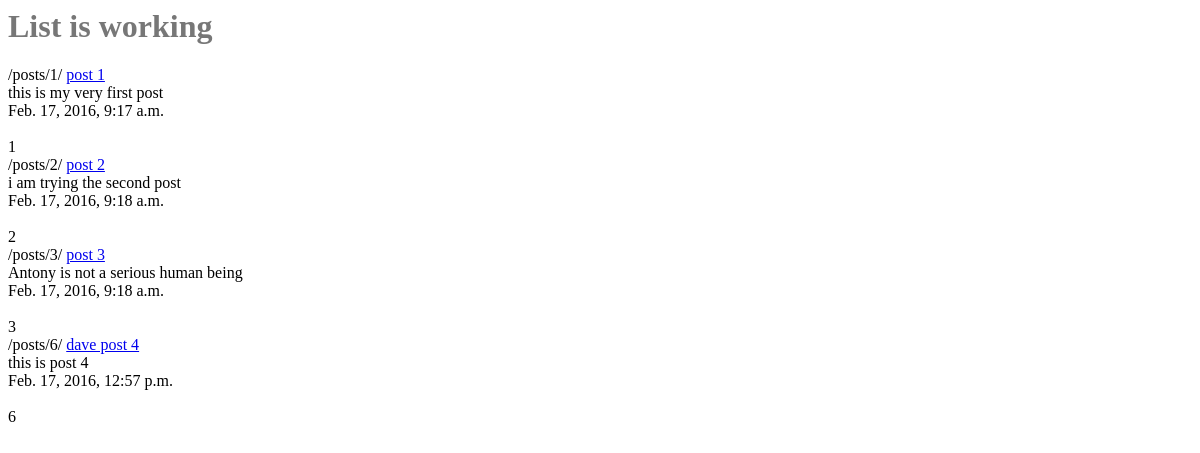
/posts/, run on an earlier commit of the app's database.
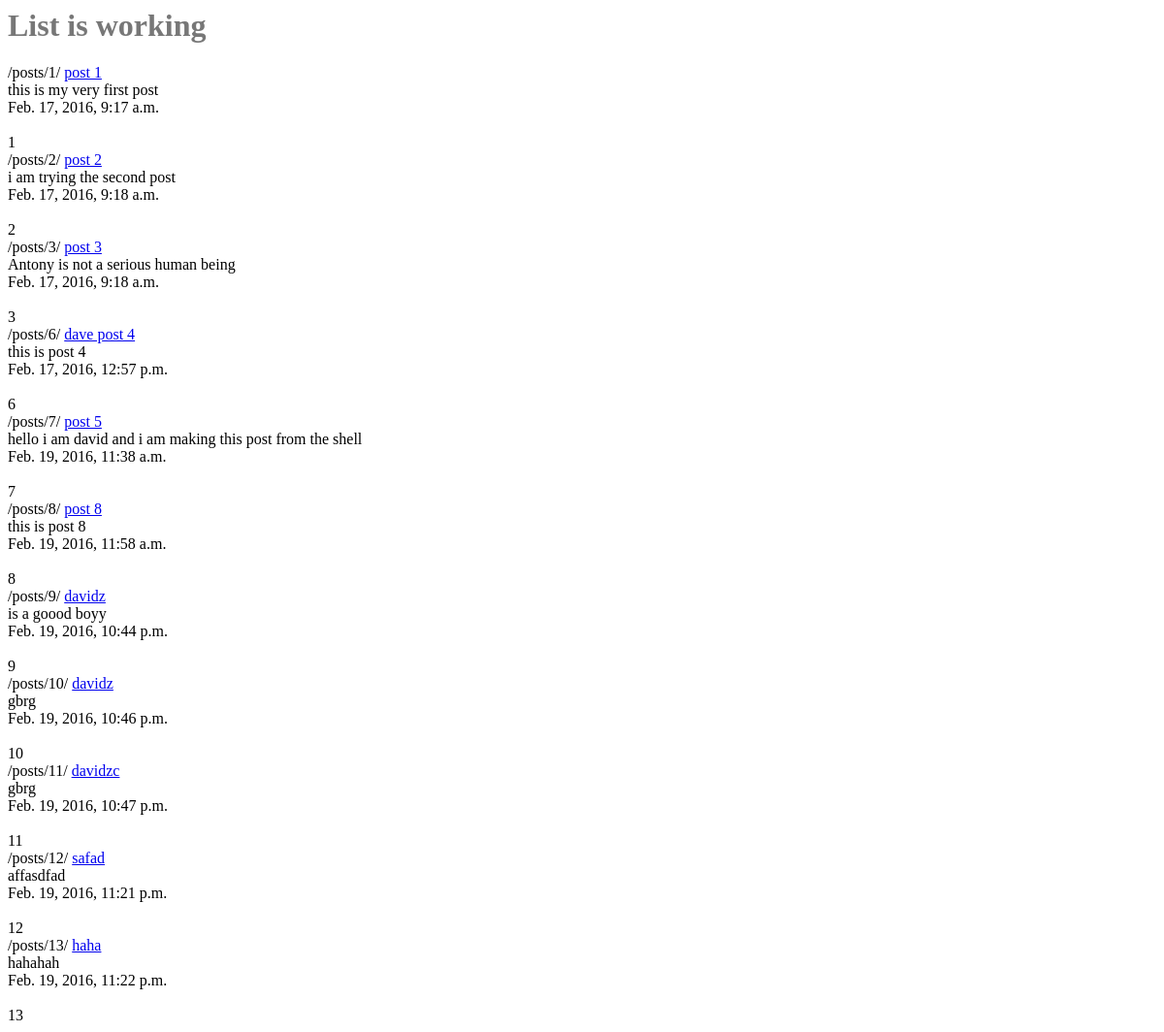
And on a later commit of the database.
### posts/models.py (models this page shows, shortened)
class Post(models.Model):
	title = models.CharField(max_length=120)
	content = models.TextField()
	update = models.DateTimeField(auto_now=True, auto_now_add=False)  #meaning the everytime saved into db this will be set
	timestamp = models.DateTimeField(auto_now=False, auto_now_add=True)   #meaning will save when added to DB, will be saved one time
	def get_absolute_url(self):     #for Python 3
		return reverse("posts:detail", kwargs={"id": self.id})

### posts/views.py (the view)
def post_list(request):
	queryset = Post.objects.all()
	context = {
	"object_list" : queryset,
	 "title": "List"
	}
	return render(request, "post_list.html", context)

### templates/post_list.html
{% extends "base.html" %}
{% block content %}
<h1> {{ title }} is working</h1>
{% for obj in object_list %}
{% url "posts:detail" id=obj.id %}
<a href='{{obj.get_absolute_url}}'>{{ obj.title }}</a><br/>
{{ obj.content }}<br/>
{{ obj.timestamp }}<br/>
{{ obj.updated }}<br/>
{{ obj.id }}<br/>
{% endfor %}
{% endblock content %}

What changed in the data, as far as the page shows it:
added Post: id "/posts/7/", title "post 5", content "hello i am david and i am making this post from the shell", timestamp "Feb. 19, 2016, 11:38 a.m.", id "7"
added Post: id "/posts/8/", title "post 8", content "this is post 8", timestamp "Feb. 19, 2016, 11:58 a.m.", id "8"
added Post: id "/posts/9/", title "davidz", content "is a goood boyy", timestamp "Feb. 19, 2016, 10:44 p.m.", id "9"
added Post: id "/posts/10/", title "davidz", content "gbrg", timestamp "Feb. 19, 2016, 10:46 p.m.", id "10"
added Post: id "/posts/11/", title "davidzc", content "gbrg", timestamp "Feb. 19, 2016, 10:47 p.m.", id "11"
added Post: id "/posts/12/", title "safad", content "affasdfad", timestamp "Feb. 19, 2016, 11:21 p.m.", id "12"
added Post: id "/posts/13/", title "haha", content "hahahah", timestamp "Feb. 19, 2016, 11:22 p.m.", id "13"
